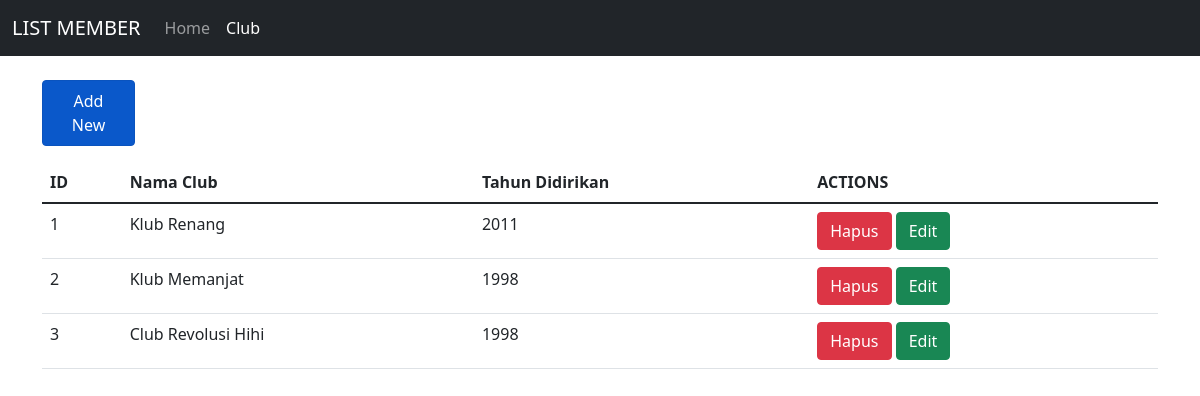
/source_code/club.php, run on the app's committed database.
### tables this page shows
CREATE TABLE `club` (
  `id` bigint(20) NOT NULL AUTO_INCREMENT,
  `nama` varchar(255) NOT NULL,
  `tahun_dibuat` varchar(4) NOT NULL,
  PRIMARY KEY (`id`)
);

### source_code/controllers/Club.controller.php (called while the page is built, shortened)
<?php
include_once("models/Club.class.php");
include_once("views/Club.view.php");
class ClubController {
  private $club;
  function __construct(){
    $this->club = new Club(Conf::$db_host, Conf::$db_user, Conf::$db_pass, Conf::$db_name);
  }
  public function index() {
    $this->club->open();
    $this->club->getClub();
    $data = array();
    while($row = $this->club->getResult()){
      array_push($data, $row);
    }
    $view = new ClubView();
    $view->render($data);
  }
}

### source_code/views/Club.view.php (the view, shortened to what this page needs)
<?php
class ClubView{
    public function render($data){
    $no = 1;
    $dataClub = null;
    foreach($data as $val){
        list($id, $nama, $tahun_dibuat) = $val;
        $dataClub .= "<tr>
                <td>" . $no++ . "</td>
                <td>" . $nama . "</td>
                <td>" . $tahun_dibuat . "</td>
                <td>
                <a href='club.php?id_hapus=" . $id . "' class='btn btn-danger''>Hapus</a>
                <a href='./templates/editClub.php?id=" . $id . "&nama=" . $nama . "&tahun_dibuat=" . $tahun_dibuat . "' class='btn btn-success''>Edit</a>
                </td>
                </tr>";
        }
    }
}

### data on the page
club: nama "Klub Renang", tahun_dibuat "2011"
club: nama "Klub Memanjat", tahun_dibuat "1998"
club: nama "Club Revolusi Hihi", tahun_dibuat "1998"

### other printed values
$this->content "LIST MEMBER Home Club Add New ID Nama Club Tahun Didirikan ACTIONS"
